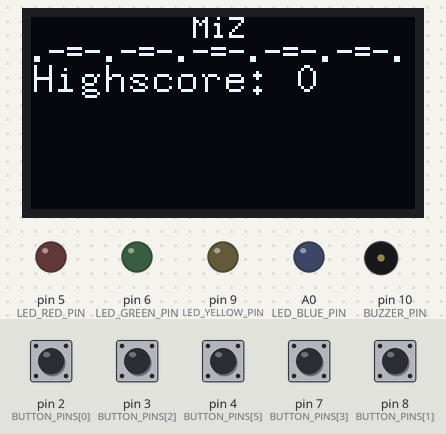
This sketch was run on a simulated Arduino Uno, built with avr-gcc and run on an emulated ATmega328P. On the bench: 128×64 one-colour display, output pins drawn as LEDs (lit = HIGH), buzzer (waves = sounding). Inputs (shaded band) come from the test bench; at power-on: pin 2 (BUTTON_PINS[0]), pin 3 (BUTTON_PINS[2]), pin 4 (BUTTON_PINS[5]), pin 7 (BUTTON_PINS[3]), pin 8 (BUTTON_PINS[1]) HIGH. Random numbers use the default seed unless the sketch sets one; what the sketch prints to the serial monitor is not drawn.

Above: at 0.5 s.
At 2.4 s:
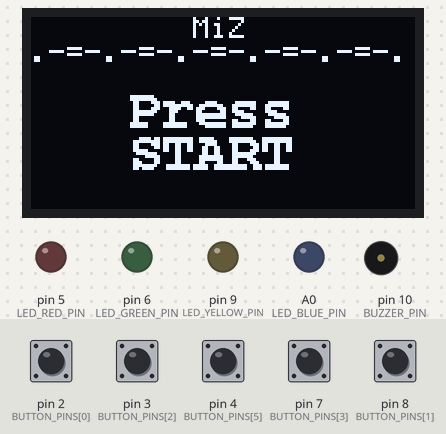
2.5 s: pin 4 (BUTTON_PINS[5]) pulled LOW for 0.15 s
At 3.8 s:
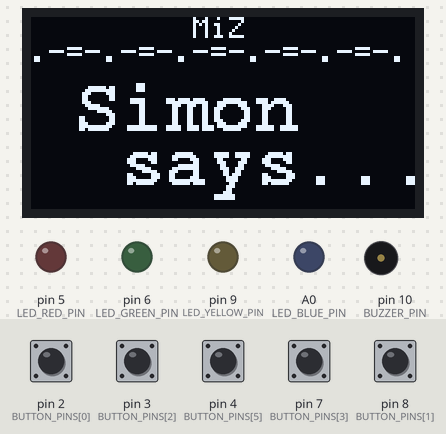
5.6 s: pin 7 (BUTTON_PINS[3]) pulled LOW for 0.15 s
At 6.5 s:
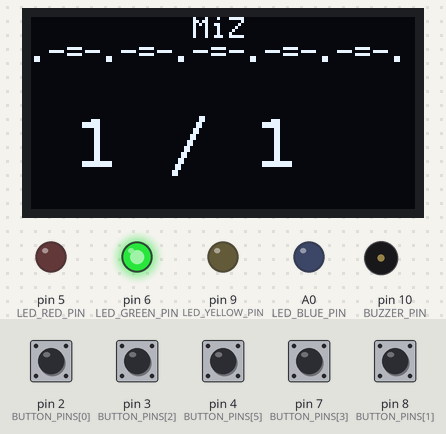
Timing chart, 0 to 8.6 s (numbered marks = the images above; inputs shaded):
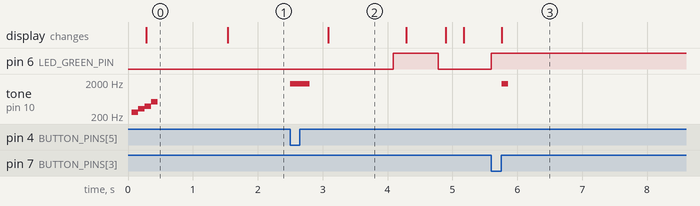

The sketch:

SimonSays2.ino
```cpp
#include "ButtonHandler.h"
#include "Highscore.h"
#include "DisplayController.h"
#include "Buzzer.h"
#include "Game.h"

Game game;

void setup() {
  Serial.begin(9600);

  DisplayController::setup();
  ButtonHandler::setup();
  Buzzer::setup(ButtonHandler::isButtonPressed(BUTTON_GREEN));

  game.setup();
}

void loop() {
  game.play();
}
```

ButtonHandler.cpp
```cpp
#include "ButtonHandler.h"

// Pin states and button variables
volatile bool ButtonHandler::buttons_is_last_button_pressed = false;
volatile Button ButtonHandler::buttons_last_button = BUTTON_COUNT;
volatile bool ButtonHandler::buttons_state[BUTTON_COUNT] = { false, false, false, false, false, false };
volatile Button ButtonHandler::buttons_play_button = BUTTON_COUNT;  // Invalid initially

// Pin definitions using enum indices
const int ButtonHandler::BUTTON_PINS[BUTTON_COUNT] = {
  2,  // BUTTON_BLUE
  8,  // BUTTON_YELLOW
  3,  // BUTTON_RED
  7,  // BUTTON_GREEN
  0,  // BUTTON_SELECT
  4   // BUTTON_START
};

// Constants for debounce delay
#define DEBOUNCE_DELAY 20

void ButtonHandler::setup() {

  bool enablePortB = false;
  bool enablePortD = false;

  for (int i = 0; i < BUTTON_COUNT; i++) {
    if (BUTTON_PINS[i] <= 0)
      continue;
    pinMode(BUTTON_PINS[i], INPUT_PULLUP);  // Set up each button pin
    buttons_state[i] = digitalRead(BUTTON_PINS[i]) == LOW;
    if (BUTTON_PINS[i] == 8) {
      PCMSK0 |= (1 << PCINT0); // Maskiere Pin 8 (PCINT0 für Pin 8)
      enablePortB = true;
    }
    else {
      enablePortD = true;
      PCMSK2 |= (1 << BUTTON_PINS[i]);
    }
  }

  if (enablePortB) PCICR |= (1 << PCIE0);
  if (enablePortD) PCICR |= (1 << PCIE2);

  Serial.println("buttonhandler setup complete");
}

void ButtonHandler::debounce() {
  delay(DEBOUNCE_DELAY);
}

int ButtonHandler::readButton(int button_pin) {
  return digitalRead(button_pin);
}

void ButtonHandler::handleButtonPress(Button button) {
  buttons_state[button] = true;  // Set state to pressed
  buttons_is_last_button_pressed = true;
  buttons_last_button = button;
}

void ButtonHandler::handleButtonRelease(Button button) {
  buttons_state[button] = false;  // Set state to released
  if (buttons_last_button == button) {
    buttons_is_last_button_pressed = false;  // If the last button pressed is released
  }
  if (buttons_play_button == button) {
    buttons_play_button = BUTTON_COUNT;  // Reset play button
  }
}

bool* ButtonHandler::getButtonState() {
  return buttons_state;
}

bool ButtonHandler::isButtonPressed(Button button) {
  bool isPressed = buttons_state[button];
  return isPressed;
}

void ButtonHandler::waitForButton(Button button, bool waitForRelease) {
  while (buttons_state[button]) { delay(10); }                    // Wait until released
  while (!buttons_state[button]) { delay(10); }                   // Wait until pressed
  while (waitForRelease && buttons_state[button]) { delay(10); }  // Wait until released
}

void ButtonHandler::waitForAllRelease() {
  bool isPressed = true;
  while (isPressed) {
    isPressed = false;
    for (int i = 0; i < 6; i++) {
      if (buttons_state[i]) {
        isPressed = true;
        break;
      }
    }
  }
}

Button ButtonHandler::getPressedButton() {
  while (true) {
    for (int i = 0; i < 6; i++) {
      if (buttons_state[i])
        return i;
    }
    delay(10);
  }
}

void ButtonHandler::setPlayButton(Button button) {
  if (buttons_state[button]) {
    Serial.println("Set play button");
    buttons_play_button = button;
  } else {
    Serial.println("Set play button none");
    buttons_play_button = BUTTON_COUNT;
  }
}

bool ButtonHandler::isPlayButtonReleased() {
  return buttons_play_button == BUTTON_COUNT;
}

// Pin Change Interrupt for Buttons 4 to 7 (Red, Green, Start, Select)
void ButtonHandler::pinChangeInterrupt() {
  debounce();

  if (digitalRead(BUTTON_PINS[BUTTON_BLUE]) == LOW) {
    handleButtonPress(BUTTON_BLUE);
  } else {
    handleButtonRelease(BUTTON_BLUE);
  }

  if (digitalRead(BUTTON_PINS[BUTTON_YELLOW]) == LOW) {
    handleButtonPress(BUTTON_YELLOW);
  } else {
    handleButtonRelease(BUTTON_YELLOW);
  }

  if (digitalRead(BUTTON_PINS[BUTTON_RED]) == LOW) {
    handleButtonPress(BUTTON_RED);
  } else {
    handleButtonRelease(BUTTON_RED);
  }

  if (digitalRead(BUTTON_PINS[BUTTON_GREEN]) == LOW) {
    handleButtonPress(BUTTON_GREEN);
  } else {
    handleButtonRelease(BUTTON_GREEN);
  }

  if (digitalRead(BUTTON_PINS[BUTTON_START]) == LOW) {
    handleButtonPress(BUTTON_START);
  } else {
    handleButtonRelease(BUTTON_START);
  }

  if (digitalRead(BUTTON_PINS[BUTTON_SELECT]) == LOW) {
    handleButtonPress(BUTTON_SELECT);
  } else {
    handleButtonRelease(BUTTON_SELECT);
  }
}
```

ButtonHandler.h
```cpp
#ifndef BUTTONHANDLER_H
#define BUTTONHANDLER_H

#include <Arduino.h>

// Button enumeration
enum Button {
  BUTTON_BLUE = 0,
  BUTTON_YELLOW,
  BUTTON_RED,
  BUTTON_GREEN,
  BUTTON_SELECT,
  BUTTON_START,
  BUTTON_COUNT  // This will automatically hold the number of buttons
};

class ButtonHandler {
public:
  // Method declarations
  static void setup();
  static bool* getButtonState();
  static bool isButtonPressed(Button button);
  static void waitForButton(Button button, bool waitForRelease);
  static void waitForAllRelease();
  static Button getPressedButton();
  static void setPlayButton(Button button);
  static bool isPlayButtonReleased();
  static void pinChangeInterrupt();

private:
  // Pin definitions (array of button pins)
  static const int BUTTON_PINS[BUTTON_COUNT];

  // State variables
  static volatile bool buttons_is_last_button_pressed;
  static volatile Button buttons_last_button;
  static volatile bool buttons_state[BUTTON_COUNT];  // Blue, Yellow, Red, Green, Start, Select
  static volatile Button buttons_play_button;        // Play Button

  // Interrupt service routines
  static void interruptPin2();
  static void interruptPin3();
  static void debounce();
  static int readButton(int button_pin);
  static void handleButtonPress(Button button);
  static void handleButtonRelease(Button button);
};

#endif  // BUTTONHANDLER_H
```

ButtonHandler.ino
```cpp
#include "ButtonHandler.h"  // Header-Datei einbinden

ISR(PCINT2_vect) {
  // Port D
  ButtonHandler::pinChangeInterrupt();
}

ISR(PCINT0_vect) {
  // Port B
  ButtonHandler::pinChangeInterrupt();
}
```

Buzzer.cpp
```cpp
#include "Buzzer.h"
#include <Arduino.h>

const int Buzzer::buzzer_Intro_Melody[] = { 262, 330, 392, 524 };
const int Buzzer::buzzer_Intro_Durations[] = { 100, 100, 100, 100 };

const int Buzzer::buzzer_Gameover_Melody[] = { 131, 124, 117, 110, 104, 98, 93, 87, 110, 87 };
const int Buzzer::buzzer_Gameover_Durations[] = { 100, 120, 140, 160, 180, 200, 220, 300, 300, 300 };

int* Buzzer::currentMelody = nullptr;
int* Buzzer::currentNoteDurations = nullptr;
int Buzzer::melodyLength = 0;
int Buzzer::noteIndex = 0;
unsigned long Buzzer::noteStartTime = 0;
volatile bool Buzzer::playingNote = false;
bool Buzzer::noSound = true;

void Buzzer::setup(bool mute) {
  pinMode(BUZZER_PIN, OUTPUT);
  noSound = mute;
  if (!noSound) {
    // Timer1 für Interrupts konfigurieren
    TCCR1A = 0;                           // Normal Mode
    TCCR1B = (1 << WGM12) | (1 << CS10);  // CTC Mode, Prescaler = 1
    OCR1A = 1599;                         // Intervall für Timer1 auf 1 ms (16 MHz / 1 Prescaler / 1600 = 1 ms)
    TIMSK1 = (1 << OCIE1A);               // Timer1 Compare Match A Interrupt aktivieren
    sei();                                // Interrupts global aktivieren
  }

  Serial.println("buzzor  setup complete");
}

void Buzzer::click() {
  if (noSound) return;
  tone(BUZZER_PIN, 2500);
  delay(5);
  noTone(BUZZER_PIN);
}

void Buzzer::quiet() {
  if (noSound) return;
  currentMelody = nullptr;
  noTone(BUZZER_PIN);
  playingNote = false;
  currentNoteDurations = nullptr;
  melodyLength = 0;
  noteIndex = 0;
}

void Buzzer::playIntro() {
  if (noSound) return;
  quiet();
  currentMelody = buzzer_Intro_Melody;
  currentNoteDurations = buzzer_Intro_Durations;
  melodyLength = sizeof(buzzer_Intro_Melody) / sizeof(buzzer_Intro_Melody[0]);
  noteIndex = 0;
}

void Buzzer::playGameOver() {
  if (noSound) return;
  quiet();
  currentMelody = buzzer_Gameover_Melody;
  currentNoteDurations = buzzer_Gameover_Durations;
  melodyLength = sizeof(buzzer_Gameover_Melody) / sizeof(buzzer_Gameover_Melody[0]);
  noteIndex = 0;
}

void Buzzer::playCorrectBeepSync() {
  if (noSound) return;
  quiet();
  playTone(1760, 100);
}

void Buzzer::playNextRoundSync() {
  if (noSound) return;
  quiet();
  for (int i = 0; i < 3; i++) {
    playTone(1760, 100);  // A5
  }
}

void Buzzer::playTone(int frequency, int duration) {
  tone(BUZZER_PIN, frequency, duration);
  delay(duration);  // Warte die Dauer, während der Ton spielt
  noTone(BUZZER_PIN);
}

void Buzzer::timerInterrupt() {
  // Alle 1 ms wird dieser Interrupt ausgelöst
  if (currentMelody != nullptr) {
    if (playingNote) {
      // Wenn eine Note läuft, prüfe, ob die Dauer abgelaufen ist
      if (millis() - noteStartTime >= currentNoteDurations[noteIndex]) {
        // Note ist zu Ende, Lautsprecher ausschalten und zur nächsten Note übergehen
        noTone(BUZZER_PIN);
        noteIndex++;
        if (noteIndex >= melodyLength) {
          // Wenn alle Noten gespielt wurden, setze die Melodie zurück (keine Melodie läuft mehr)
          currentMelody = nullptr;  // Melodie ist zu Ende
          currentNoteDurations = nullptr;
          noteIndex = 0;  // Zurücksetzen
        }
        playingNote = false;  // Nächste Note ist bereit
      }
    } else {
      // Starte die nächste Note, wenn eine Note bereit ist
      tone(BUZZER_PIN, currentMelody[noteIndex]);
      noteStartTime = millis();  // Startzeit der Note
      playingNote = true;        // Eine Note wird gerade gespielt
    }
  }
}
```

Buzzer.h
```cpp
#ifndef BUZZER_H
#define BUZZER_H

#define BUZZER_PIN 10  // Buzzer an Pin 10

class Buzzer {
public:
  static void setup(bool noSound);
  static void click();
  static void quiet();
  static void playIntro();
  static void playGameOver();
  static void playCorrectBeepSync();
  static void playNextRoundSync();

  static void timerInterrupt();

private:
  static const int buzzer_Intro_Melody[];
  static const int buzzer_Intro_Durations[];

  static const int buzzer_Gameover_Melody[];
  static const int buzzer_Gameover_Durations[];

  static int* currentMelody;
  static int* currentNoteDurations;
  static int melodyLength;
  static int noteIndex;
  static unsigned long noteStartTime;
  static volatile bool playingNote;
  static bool noSound;

  static void playTone(int frequency, int duration);
};

#endif
```

Buzzer.ino
```cpp
#include "Buzzer.h"

ISR(TIMER1_COMPA_vect) {
  Buzzer::timerInterrupt();
}
```

DisplayController.cpp
```cpp
#include "DisplayController.h"

// Initialisierung der statischen Mitglieder
U8GLIB_SSD1306_128X64 DisplayController::u8g(U8G_I2C_OPT_NONE);
int DisplayController::currentPosition = -1;

// Setup-Funktion
void DisplayController::setup() {
  u8g.begin();
  Serial.println("display controller setup complete");
}

// Funktion zum Schreiben von Text mit kleiner Schrift
void DisplayController::writeLineS(const char* text) {
  currentPosition += 8;
  if (text == nullptr) return;
  u8g.setFont(u8g_font_6x12);
  u8g.drawStr(0, currentPosition, text);
}

// Funktion zum Schreiben von Text mit mittlerer Schrift
void DisplayController::writeLineM(const char* text) {
  currentPosition += 10;
  if (text == nullptr) return;
  u8g.setFont(u8g_font_8x13);
  u8g.drawStr(0, currentPosition, text);
}

// Funktion zum Schreiben von Text mit großer Schrift
void DisplayController::writeLineL(const char* text) {
  currentPosition += 14;
  if (text == nullptr) return;
  u8g.setFont(u8g_font_courB14);
  u8g.drawStr(0, currentPosition, text);
}

// Funktion zum Schreiben von Text mit sehr großer Schrift
void DisplayController::writeLineXL(const char* text) {
  currentPosition += 18;
  if (text == nullptr) return;
  u8g.setFont(u8g_font_courB18);
  u8g.drawStr(0, currentPosition, text);
}

// Funktion zum Schreiben von Text mit maximal großer Schrift
void DisplayController::writeLineXXL(const char* text) {
  currentPosition += 24;
  if (text == nullptr) return;
  u8g.setFont(u8g_font_courB24);
  u8g.drawStr(4, currentPosition, text);
}

// Funktion zum Anzeigen des Headers
void DisplayController::prepareHeader() {
  writeLineS("         MiZ");
  writeLineS(".-=-.-=-.-=-.-=-.-=-.");
}

void DisplayController::clear() {
  u8g.firstPage();
  while (u8g.nextPage())
    ;
}

// Funktion zum Anzeigen von Text mit kleiner Schrift (5 Zeilen)
void DisplayController::showTextS(const char* line1, const char* line2, const char* line3, const char* line4, const char* line5) {
  u8g.firstPage();
  do {
    currentPosition = -1;
    prepareHeader();
    if (line5 == nullptr) currentPosition += 4;
    writeLineS(line1);
    writeLineS(line2);
    writeLineS(line3);
    writeLineS(line4);
    writeLineS(line5);
  } while (u8g.nextPage());
}

// Funktion zum Anzeigen von Text mit großer Schrift (3 Zeilen)
void DisplayController::showTextM(const char* line1, const char* line2, const char* line3, const char* line4) {
  u8g.firstPage();
  do {
    currentPosition = -1;
    prepareHeader();
    writeLineM(line1);
    writeLineM(line2);
    writeLineM(line3);
    writeLineM(line4);
  } while (u8g.nextPage());
}

// Funktion zum Anzeigen von Text mit großer Schrift (3 Zeilen)
void DisplayController::showTextL(const char* line1, const char* line2, const char* line3) {
  u8g.firstPage();
  do {
    currentPosition = -1;
    prepareHeader();
    if (line3 == nullptr) currentPosition += 8;
    writeLineL(line1);
    writeLineL(line2);
    writeLineL(line3);
  } while (u8g.nextPage());
}

// Funktion zum Anzeigen von Text mit sehr großer Schrift (2 Zeilen)
void DisplayController::showTextXL(const char* line1, const char* line2) {
  u8g.firstPage();
  do {
    currentPosition = -1;
    prepareHeader();
    currentPosition += 5;
    if (line2 == nullptr)
      currentPosition += 12;
    writeLineXL(line1);
    writeLineXL(line2);
  } while (u8g.nextPage());
}

// Funktion zum Anzeigen von Text mit maximal großer Schrift (2 Zeilen)
void DisplayController::showTextXXL(const char* line1, const char* line2) {
  u8g.firstPage();
  do {
    currentPosition = -1;
    prepareHeader();
    if (line2 == nullptr) currentPosition += 11;
    writeLineXXL(line1);
    writeLineXXL(line2);
  } while (u8g.nextPage());
}
```

DisplayController.h
```cpp
#ifndef DISPLAYCONTROLLER_H
#define DISPLAYCONTROLLER_H

#include <U8glib.h>
#include <Arduino.h>

class DisplayController {
public:
  // Setup-Funktion
  static void setup();

  // Funktionen zum Anzeigen von Texten auf dem Display
  static void clear();
  static void showTextS(const char* line1, const char* line2, const char* line3, const char* line4, const char* line5);
  static void showTextM(const char* line1, const char* line2, const char* line3, const char* line4);
  static void showTextL(const char* line1, const char* line2, const char* line3);
  static void showTextXL(const char* line1, const char* line2);
  static void showTextXXL(const char* line1, const char* line2);

private:
  static U8GLIB_SSD1306_128X64 u8g;  // Display-Objekt (statisch)
  static int currentPosition;        // Aktuelle Position für Textanzeige (statisch)

  // Funktionen zum Schreiben von Texten mit verschiedenen Schriftgrößen
  static void writeLineS(const char* text);
  static void writeLineM(const char* text);
  static void writeLineL(const char* text);
  static void writeLineXL(const char* text);
  static void writeLineXXL(const char* text);

  // Funktion zum Anzeigen des Headers
  static void prepareHeader();
};

#endif
```

Game.h
```cpp
#ifndef GAME_H
#define GAME_H

#include <Arduino.h>
#include "ButtonHandler.h"
#include "Highscore.h"
#include "DisplayController.h"
#include "Buzzer.h"

#define LED_BLUE_PIN A0
#define LED_YELLOW_PIN 9
#define LED_RED_PIN 5
#define LED_GREEN_PIN 6

enum GameColor {
  COLOR_NONE,
  COLOR_BLUE,
  COLOR_YELLOW,
  COLOR_RED,
  COLOR_GREEN,
};

class Game {
public:
  // Konstruktor
  Game();

  // Setup-Methode, wird in Arduino setup() aufgerufen
  void setup();

  // Play-Methode, wird in Arduino loop() aufgerufen
  void play();

private:
  void displaySequence(String sequence);
  GameColor parseColor(char c);
  void displayColor(GameColor color, bool showOnDisplay);
  bool checkSolution(String solution);
};

#endif  // GAME_H
```

Highscore.cpp
```cpp
#include "Highscore.h"

// Statische Methode zum Abrufen des Highscores
int Highscore::get() {
  int result;
  EEPROM.get(0, result);
  if (result == -1) {
    result = 0;
  }
  return result;
}

// Statische Methode zum Setzen des Highscores
void Highscore::set(int highscore) {
  EEPROM.put(0, highscore);
}
```

Highscore.h
```cpp
#ifndef HIGHSCORE_H
#define HIGHSCORE_H

#include <EEPROM.h>

class Highscore {
public:
  // Statische Methoden zum Abrufen und Setzen des Highscores
  static int get();
  static void set(int highscore);
};

#endif  // HIGHSCORE_H
```

Source omitted: Game.cpp (4384 bytes)

Measured:
- after the input at 2.5 s, pin 6 (LED_GREEN_PIN): LOW → HIGH after 1.6 s, → LOW 0.70 s later; tone on pin 10 (BUZZER_PIN): silent → 1760 Hz at once, → silent 0.30 s later; the display: changes after 0.59 s (image 2)
- after the input at 5.6 s, pin 6 (LED_GREEN_PIN): LOW → HIGH at once; tone on pin 10 (BUZZER_PIN): silent → 1760 Hz after 0.16 s, → silent 0.10 s later; the display: changes after 0.16 s (image 3)
- what the display in image 0 shows lasts 1.2 s, from 0.3 s to 1.5 s
- what the display in image 2 shows lasts 1.2 s, from 3.1 s to 4.3 s
